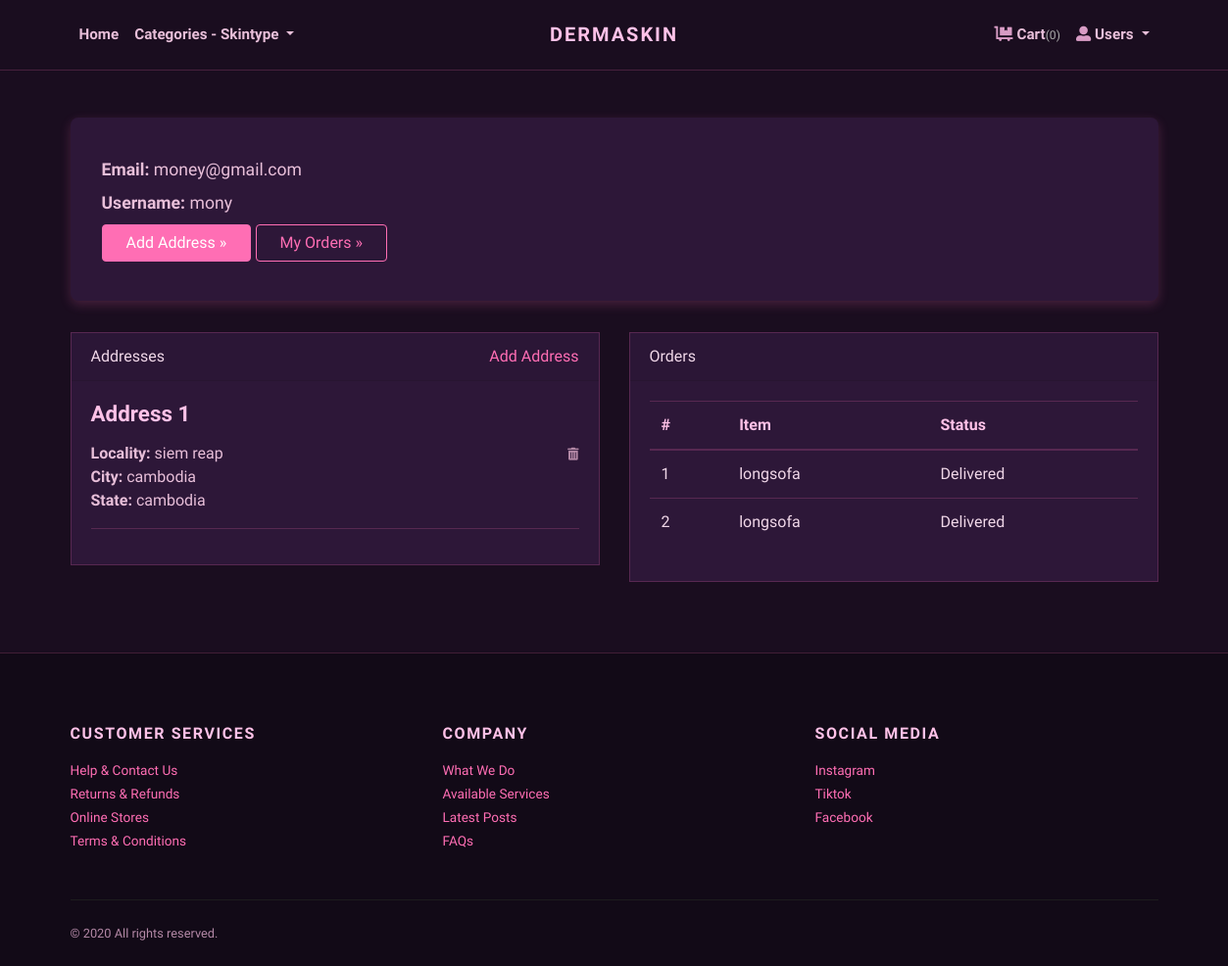
/accounts/profile/ (signed in), run on an earlier commit of the app's database.
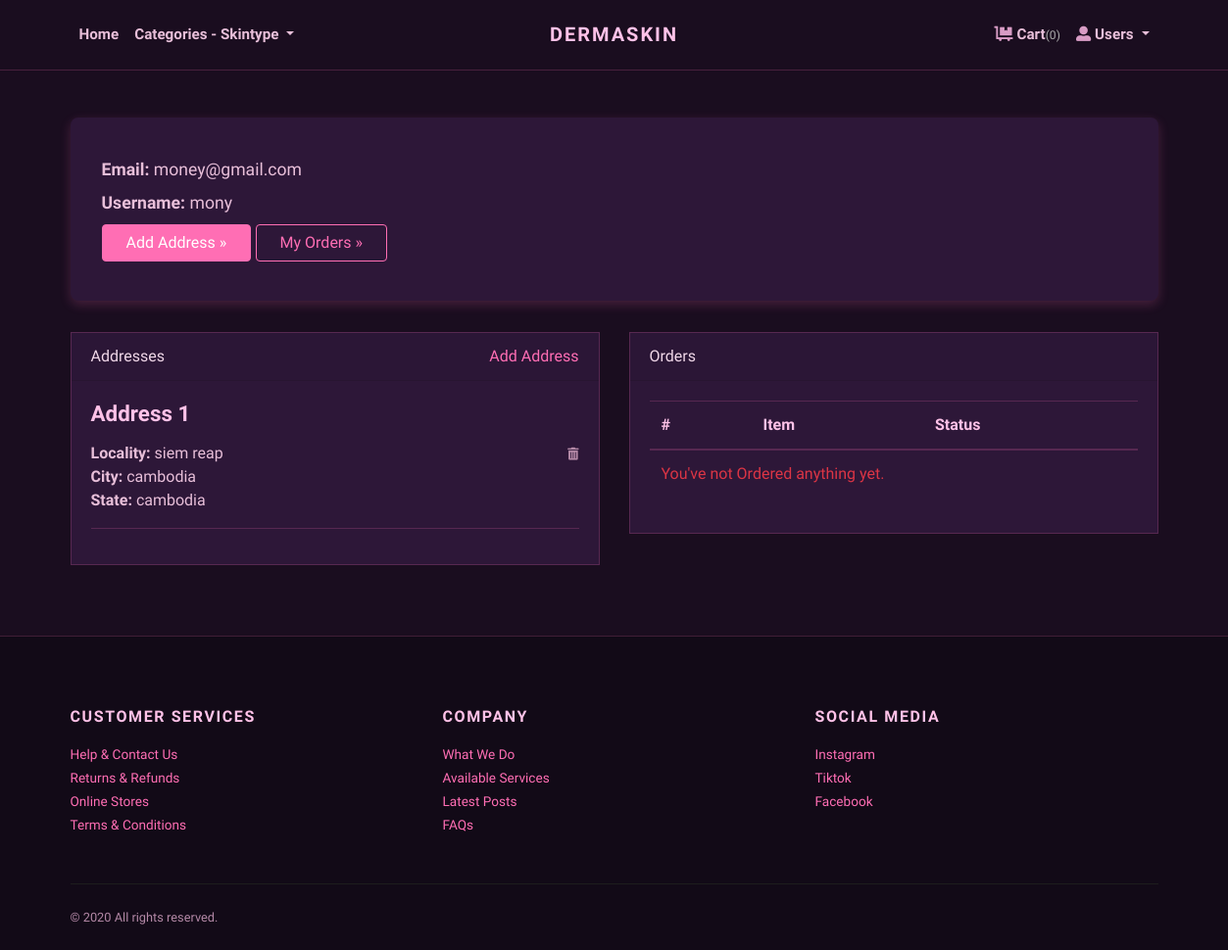
And on a later commit of the database.
### store/models.py (models this page shows, shortened)
class Address(models.Model):
    user = models.ForeignKey(User, verbose_name="User", on_delete=models.CASCADE)
    locality = models.CharField(max_length=150, verbose_name="Nearest Location")
    city = models.CharField(max_length=150, verbose_name="City")
    state = models.CharField(max_length=150, verbose_name="State")

class Order(models.Model):
    user = models.ForeignKey(User, verbose_name="User", on_delete=models.CASCADE)
    address = models.ForeignKey(Address, verbose_name="Shipping Address", on_delete=models.CASCADE)
    product = models.ForeignKey(Product, verbose_name="Product", on_delete=models.CASCADE)
    quantity = models.PositiveIntegerField(verbose_name="Quantity")
    payment_method = models.CharField(
        max_length=10,
        default="COD"
    )
    payment_proof = models.ImageField(
        upload_to='payment_proofs',
        blank=True,
        null=True,
        verbose_name="Payment Proof Screenshot"
    )
    payment_status = models.CharField(
        choices=PAYMENT_STATUS_CHOICES,
        max_length=20,
        default="Pending",
        verbose_name="Payment Verification Status"
    )
    payment_verified_at = models.DateTimeField(
        blank=True,
        null=True,
        verbose_name="Payment Verified Date"
    )
    admin_notes = models.TextField(
        blank=True,
        null=True,
        verbose_name="Admin Notes"
    )
    ordered_date = models.DateTimeField(auto_now_add=True, verbose_name="Ordered Date")
    status = models.CharField(
        choices=STATUS_CHOICES,
        max_length=50,
        default="Pending"
    )

class Product(models.Model):
    title = models.CharField(max_length=150, verbose_name="Product Title")
    slug = models.SlugField(max_length=160, verbose_name="Product Slug")
    sku = models.CharField(max_length=255, unique=True, verbose_name="Unique Product ID (SKU)")
    short_description = models.TextField(verbose_name="Short Description")
    detail_description = models.TextField(blank=True, null=True, verbose_name="Detail Description")
    product_image = models.ImageField(upload_to='product', blank=True, null=True, verbose_name="Product Image")
    price = models.DecimalField(max_digits=8, decimal_places=2)
    category = models.ForeignKey(Category, verbose_name="Product Categoy", on_delete=models.CASCADE)
    is_active = models.BooleanField(verbose_name="Is Active?")
    is_featured = models.BooleanField(verbose_name="Is Featured?")
    created_at = models.DateTimeField(auto_now_add=True, verbose_name="Created Date")
    updated_at = models.DateTimeField(auto_now=True, verbose_name="Updated Date")
    class Meta:
        verbose_name_plural = 'Products'
        ordering = ('-created_at', )

### store/views.py (the view)
# urls.py: path('accounts/profile/', views.profile, name="profile"),
@login_required
def profile(request):
    addresses = Address.objects.filter(user=request.user)
    orders = Order.objects.filter(user=request.user)
    return render(request, 'account/profile.html', {
        'addresses': addresses,
        'orders': orders
    })

### store/context_preprocessors.py (called while the page is built)
def store_menu(request):
    categories = Category.objects.filter(is_active=True)
    context = {
        'categories_menu': categories,
    }
    return context

def cart_menu(request):
    if request.user.is_authenticated:
        cart_items= Cart.objects.filter(user=request.user)
        context = {
            'cart_items': cart_items,
        }
    else:
        context = {}
    return context

### templates/account/profile.html (shortened to what this page needs)
{% extends 'base.html' %}
{% load static %}
    {% block content %}
      <div class="container py-5">
        <div class="jumbotron">
          <p><strong>Email:</strong> {{request.user.email}}</p>
          <p><strong>Username:</strong> {{request.user.username}}</p>
          <p><a class="btn btn-primary btn-large" href="{% url 'store:add-address' %}">Add Address »</a> <a class="btn btn-outline-primary btn-large" href="#">My Orders »</a></p>
        </div>
        <div class="row">
          <div class="col-lg-6">
            <div class="card mb-4" id="headings">
              <div class="card-header">Addresses <span class="float-right"><a href="{% url 'store:add-address' %}">Add Address</a></span></div>
              <div class="card-body">
                {% if addresses %}
                    {% for address in addresses %}
                        <h4 class="mb-3">Address {{forloop.counter}}</h4>
                        <span class="float-right"><a href="{% url 'store:remove-address' address.id %}"><i class="fas fa-trash-alt small text-muted"></i></a></span>
                        <p>
                            <strong>Locality: </strong>{{address.locality}} <br>
                            <strong>City: </strong>{{address.city}} <br>
                            <strong>State: </strong>{{address.state}} <br>
                        </p>
                        <hr>
                    {% endfor %}
                {% else %}
                <div class="text-danger">
                  Address not Added.
                </div>
                {% endif %}
              </div>
            </div>
          </div>
          <div class="col-lg-6">
            <div class="card mb-4" id="tables">
              <div class="card-header">Orders</div>
              <div class="card-body">
                <table class="table table-hover">
                  <thead>
                    <tr>
                      <th>#</th>
                      <th>Item</th>
                      <th>Status</th>
                    </tr>
                  </thead>
                  <tbody>
                    {% if orders %}
                      {% for order in orders %}
                        <tr>
                          <td>{{forloop.counter}}</td>
                          <td>{{order.product.title}}</td>
                          <td>
                            {{order.status}}
                          </td>
                        </tr>
                      {% endfor %}
                    {% else %}
                    <tr>
                      <td class="text-danger" colspan="3">You've not Ordered anything yet.</td>
                    </tr>
                    {% endif %}
                  </tbody>
                </table>
              </div>
            </div>
          </div>
        </div>
      </div>
{% endblock content %}

What changed in the data, as far as the page shows it:
removed Order: product "longsofa", status "Delivered"
removed Order: product "longsofa", status "Delivered"
Also different on the page:
text now shown: "You've not Ordered anything yet."
